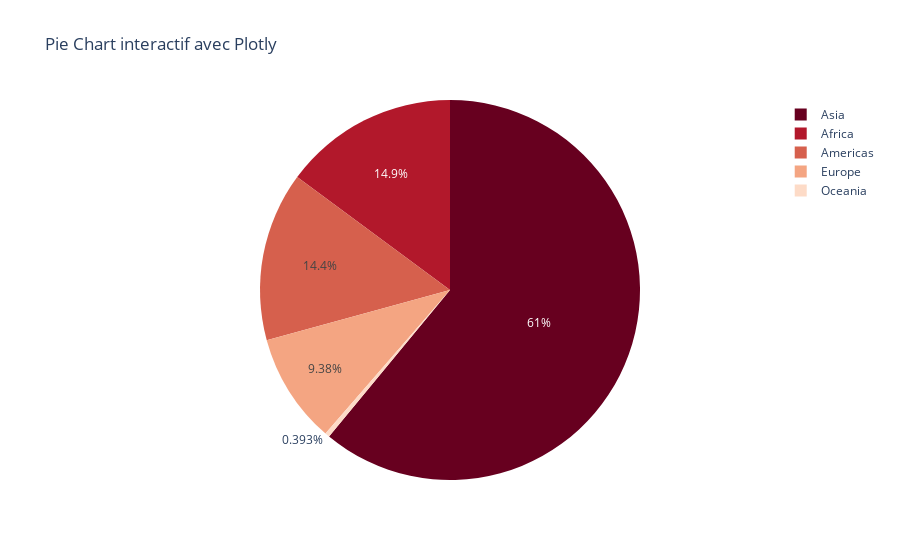

The code cell stored with this chart in its notebook:
### Code cell
import plotly.express as px

df = px.data.gapminder().query("year == 2007").groupby("continent").sum().reset_index()
fig = px.pie(df, names='continent', values='pop', title="Pie Chart interactif avec Plotly", color_discrete_sequence=px.colors.sequential.RdBu)
fig.show()

### Figure 1 — Plotly figure (JSON) as saved in the notebook; plotly's stock layout.template omitted (floating-point values rounded to 4 significant figures)
{"data": [{"domain": {"x": [0, 1], "y": [0, 1]}, "hovertemplate": "continent=%{label}<br>pop=%{value}<extra></extra>", "labels": ["Africa", "Americas", "Asia", "Europe", "Oceania"], "legendgroup": "", "name": "", "showlegend": true, "type": "pie", "values": [929539692, 898871184, 3811953827, 586098529, 24549947]}], "layout": {"legend": {"tracegroupgap": 0}, "piecolorway": ["rgb(103,0,31)", "rgb(178,24,43)", "rgb(214,96,77)", "rgb(244,165,130)", "rgb(253,219,199)", "rgb(247,247,247)", "rgb(209,229,240)", "rgb(146,197,222)", "rgb(67,147,195)", "rgb(33,102,172)", "rgb(5,48,97)"], "title": {"text": "Pie Chart interactif avec Plotly"}}}
